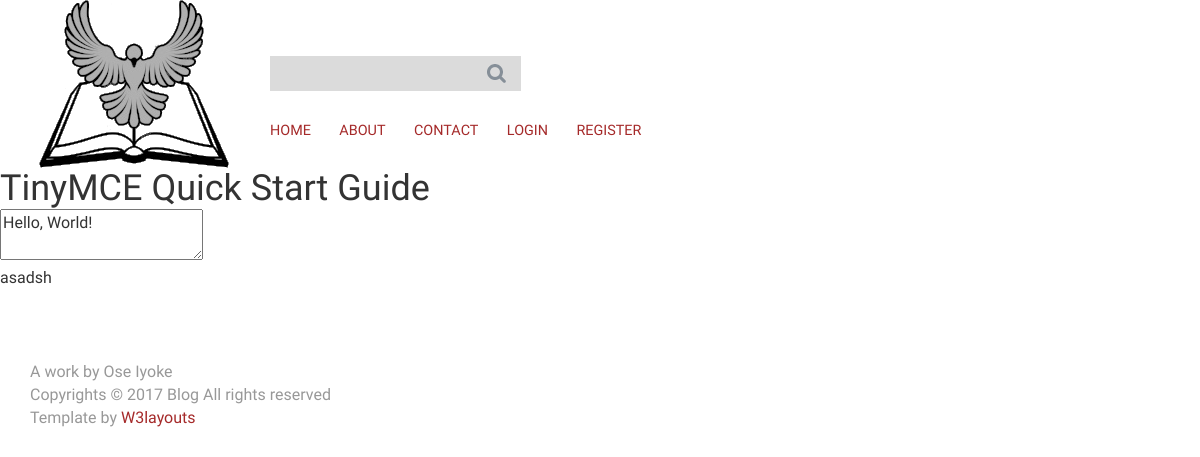
Page /detail/bolino/ on the earlier database version.
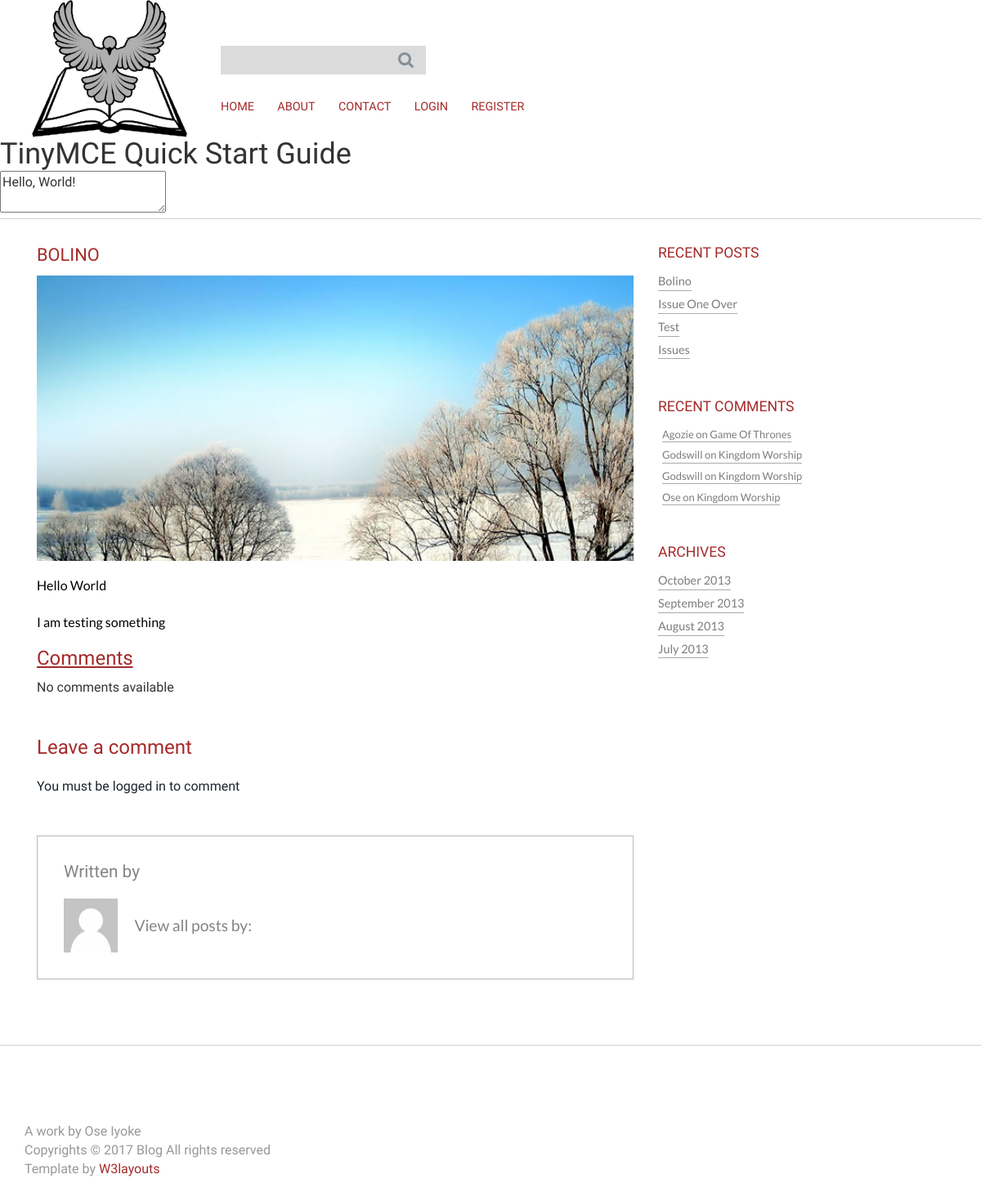
Same page on the later database version.
### blog/models.py (models this page shows, shortened)
class Post(models.Model):
    author = models.ForeignKey('auth.User',null=True)
    title = models.CharField(max_length=150)
    pub_date = models.DateTimeField(default=timezone.now())
    text = models.TextField()
    likes = models.IntegerField(default=0)
    views = models.IntegerField(default=0)
    slug = models.SlugField(unique=True)
    email = models.EmailField(max_length=50, default='kingdom@gmail.com')
    def __str__(self):
        return self.title

class Comment(models.Model):
    commenter = models.ForeignKey('auth.User')
    email = models.EmailField(max_length=50)
    post = models.ForeignKey(Post)
    created_on = models.DateTimeField(default=timezone.now())
    text = tinymce_models.HTMLField()

### blog/views.py (the view)
# urls.py: url(r'^detail/(?P<post_slug>[\w\-]+)/$', views.detail, name='detail'),
def detail(request, post_slug):
    try:
        post = Post.objects.get(slug=post_slug)
        comments = Comment.objects.filter(post=post)
    except Post.DoesNotExist:
        post = None
        comments = None
    form = CommentForm(request.POST or None)
    if form.is_valid():
        comment = form.save(commit=False)
        comment.post = post
        if request.user.is_authenticated():
            comment.commenter = request.user
            comment.email = request.user.email
            comment.created_on = timezone.now()
            comment.save()
        return redirect(request.path)
    else:
        print('girl')
    recent_comments()
    recent_posts()
    context = {'post':post,'form':form,'comments':comments,'recent_comments':recent_comments,'recent_posts':recent_posts}
    return render(request, 'blog/detail.html',context)

### blog/forms.py
class CommentForm(forms.ModelForm):
    text = forms.CharField(help_text='Enter a Comment',widget=TinyMCE(attrs={'cols': 80, 'rows': 30}))
    name = forms.CharField(widget=forms.HiddenInput(), initial="User")
    created_on = forms.DateTimeField(widget=forms.HiddenInput(), initial=timezone.now())
    email = forms.CharField(widget=forms.HiddenInput(), initial="default@gmail.com")
    post = forms.CharField(widget=forms.HiddenInput(),initial="Post")
    class Meta:
        model = Comment
        fields = ('text',)

### blog/views.py (called while the page is built)
def recent_comments():
    recent_comments = Comment.objects.all().filter(created_on__lte=timezone.now()).order_by('-created_on')[:4]
    return recent_comments

def recent_posts():
    recent_posts = Post.objects.all().filter(pub_date__lte=timezone.now()).order_by('-pub_date')[:4]
    return recent_posts

### templates/blog/detail.html (shortened to what this page needs)
{% extends 'blog/base.html' %}
{% load staticfiles %}
	{% block body_block %}
	<h1>TinyMCE Quick Start Guide</h1>
	<form method='post'>
		<textarea id = 'mytextarea'>Hello, World!</textarea>
	</form>
	{% if post %}
		<div class="single">
			 <div class="container">
				  <div class="col-md-8 single-main">
					  <div class="single-grid">
							<h4><a href="{% url 'blog:detail' post.slug %}">{{ post.title|safe }}</a></h4>
							<img src="{% static 'images/post1.jpg' %}" alt=""/>
							<p>{{ post.text|safe }}</p>
					  </div>
						<div class="comments">
							<h2><u>Comments</u></h2>
								{% if comments %}
									{% for comment in comments %}
									<h3>~{{ comment.commenter.first_name|title}} {{comment.commenter.last_name|title }}</h3>
									<ul>
										<li>
												{{ comment.text|safe }}
										</</li><br>
									</ul>
									<span class="hidden-xs"style="margin-left:70%;, font-family:Arial">Published: {{ comment.created_on }}</span >
									{% if comment.commenter == request.user  or user.is_superuser %}
											<a href="{% url 'blog:delete_comment' comment.id %}"><button style="margin-left:90%;,line-height: .9;color: red;, font-family:Arial;" type="button" name="button">Delete</button></a>
									{% endif %}
									{% endfor %}
								{% else %}
									No comments available
								{% endif %}
						</div>
					  <div class="content-form">
							 <h3>Leave a comment</h3>
							 {% if user.is_authenticated %}
								<form id="comment_form" action="{% url 'blog:detail' post.slug %}" method="post">
									{% csrf_token %}
										{% for hidden in form.hidden_fields %}
												{{ hidden }}
										{% endfor %}
										{% for field in form.visible_fields %}
											{{ field.errors }}
											{{ field }}<br/><br/>
										{% endfor %}
										<input class="btn btn-primary" type="submit" name="submit" value="submit">
								</form>
								{% else %}
								<a href="{% url 'blog:handle_login' %}">You must be logged in to comment</a>
								{% endif %}
								 </div>
						 <ul class="comment-list " >
					  		   <h5 class="post-author_head">Written by <a href="#" title="Posts by admin" rel="author">{{ post.author.first_name|title }}  {{ post.author.last_name|title }}</a></h5>
					  		   <li><img src="{% static 'images/avatar.png' %}" class="img-responsive" alt="">
					  		   <div class="desc">
					  		   <p>View all posts by: <a href="#" title="Posts by admin" rel="author">{{ post.author.first_name|title }}  {{ post.author.last_name|title }}</a></p>
					  		   </div>
					  		   <div class="clearfix"></div>
					  		   </li>
					  	  </ul>
				  </div>
					<div class="col-md-4 side-content">
						<div class="recent">
 						 <h3>RECENT POSTS</h3>
 						 {% if recent_posts %}
 						 <ul>
 							 {% for post in recent_posts %}
 						 <li><a href="{% url 'blog:detail' post.slug %}">{{post.title|title }}</a></li>
 						 {% endfor %}
 						 </ul>
 						 {% else %}
 					 <li><a href="#">No post has been posted</a></li>
 						 {% endif %}
 					 </div>
 					 <div class="comments">
 						 <h3>RECENT COMMENTS</h3>
 						 {% if recent_comments %}
 						 <ul>
 							 {% for comment in recent_comments %}
 						 <li><a href="{% url 'blog:detail' comment.post.slug %}">{{comment.commenter|title}} on {{comment.post|title}}</a></li>
 							{% endfor %}
 						 </ul>
 						 {% else %}
 						 <li><a href="#">No comments at the moment</a></li>
 						 {% endif %}
 					 </div>
					 <div class="archives">
						 <h3>ARCHIVES</h3>
						 <ul>
						 <li><a href="#">October 2013</a></li>
						 <li><a href="#">September 2013</a></li>
						 <li><a href="#">August 2013</a></li>
						 <li><a href="#">July 2013</a></li>
						 </ul>
					 </div>
					</div>
					  <div class="clearfix"></div>
				  </div>
			  </div>
		{% else %}
		asadsh
		{% endif %}
		{% endblock %}

### templates/blog/base.html (shortened to what this page needs)
{% load staticfiles %}
<!DOCTYPE HTML>
<html>
<head>
	<link href="{% static 'css/bootstrap.css' %}" rel='stylesheet' type='text/css' />
	<link href="{% static 'css/style.css' %}" rel='stylesheet' type='text/css' />
</head>
 <div class="container">
  <div class="header">
  		  <div class="logo">
    			  <a href="{% url 'blog:index' %}"><img src="{% static 'images/dove_edit.png' %}" title="" /></a>
  		  </div>
  			 <div class="top-menu top-menu-danger">
  				 <div class="search">
  					 <form>
  					 <input type="text" placeholder="" required="">
  					 <input type="submit" value=""/>
  					 </form>
  				 </div>
  				   <ul>
  						<li class="active"><a href="{% url 'blog:index' %}">HOME</a></li>
  						<li><a href="{% url 'blog:about' %}">ABOUT</a></li>
  						<li><a href="{% url 'blog:contact' %}">CONTACT</a></li>
              {% if user.is_authenticated %}
              <li><a href="{% url 'blog:handle_logout' %}">Logout</a></li>
              <li><p>Hey {{user.first_name}}</p></li>
              {% else %}
              <li><a href="{% url 'blog:handle_login' %}">LOGIN</a></li>
  						<li><a href="{% url 'blog:register' %}">REGISTER</a></li>
              {% endif %}
  				 </ul>
  			 </div>
  			 <div class="clearfix"></div>
  	 </div>
  </div>
  <body>
  {% block body_block %}
  {% endblock %}
</body>
<br><br>
<div class="footer">
   <div class="container">
   <p>A work by Ose Iyoke</p> <p>Copyrights © 2017 Blog All rights reserved <br> Template by <a href="http://w3layouts.com/">W3layouts</a></p>
   </div>
</div>

### static/css/style.css (style rules this page uses)
html, body { font-size: 100%; background-size:cover; font-family: 'Oswald', sans-serif; }
body a { transition: 0.5s all ease; -webkit-transition: 0.5s all ease; -moz-transition: 0.5s all ease; -o-transition: 0.5s all ease; -ms-transition: 0.5s all ease; }
h1,h2,h3,h4,h5,h6 { margin:0; }
p { margin:0; }
ul,label { margin:0; padding:0; }
.logo { float:left; margin-right:2em; }
.top-menu { float:left; width:40%; margin-top:3.5em; }
.search { width: 55%; position:relative; }
.search form { border: 1px solid #dbdbdb; background:#dbdbdb; }
.search form input[type="text"] { padding: 5px 6px; font-weight: 400; font-size: 1em; color: #fff; border: none; outline: none; font-family: 'Oswald', sans-serif; width: 87%; background:#dbdbdb; }
.search form input[type="submit"] { background: url('../images/search.png')no-repeat 0px 0px; width: 20px; height: 20px; border: none; cursor: pointer; outline: none; position: absolute; top:23%; }
.top-menu ul { margin-top:1em; }
.top-menu ul li { display: inline-block; }
.top-menu ul li a { margin:1em 1.7em 1em 0em; display: block; color: #4a5054; font-weight: 400; font-size: 0.9em; text-decoration: none; transition: 0.5s all; -webkit-transition: 0.5s all; -moz-transition: 0.5s all; -o-transition: 0.5s all; }
.top-menu ul li a { margin:1em 1.7em 1em 0em; display: block; color: #a52a2a; font-weight: 400; font-size: 0.9em; text-decoration: none; transition: 0.5s all; -webkit-transition: 0.5s all; -moz-transition: 0.5s all; -o-transition: 0.5s all; }
.top-menu ul li a:hover,.top-menu ul li.active a { color:#a52a2a; }
.content,.about-content,.contact-content,.single { border-top:1px solid #d2d2d2; border-bottom:1px solid #d2d2d2; }
.recent,.comments,.archives { margin-bottom:3em; }
.recent h3,.comments h3,.archives h3,.categories h3 { color:#a52a2a; font-size:1.1em; margin-bottom:0.5em; }
.comments h2 { color:#a52a2a; font-size:1.5em; margin-bottom:0.5em; }
.recent ul li,.comments ul li,.archives ul li,.categories ul li { display:block; }
.recent li a,.comments ul li a,.archives ul li a,.categories ul li a { color:#7C7C7C; border-bottom:1px solid #a6aaae; font-family: 'Lato', sans-serif; font-size: 0.9em; text-decoration: none; padding: 6px 0 0 0; display:inline-block; font-weight: 400; }
.comments ul li { color:#7C7C7C; font-size: 0.9em; border-bottom:none; margin:0 5px; font-family: 'Lato', sans-serif; }
.footer { padding:3em 0; }
.footer p { color:#989898; font-size:1em; }
.footer p a { color:#a52a2a; }
.about-content,.contact-content,.single { padding:2em 0; }
.single-grid p { font-family: 'Lato', sans-serif; color: #000000; font-size: 1em; line-height: 1.8em; margin:1em 0; text-align:justify; }
.single-grid h4 { color:#afafaf; font-family: 'Lato', sans-serif; font-size:0.8em; margin-bottom:1em; }
.single-grid h4 a { font-size:1.7em; color:#a52a2a; margin-right:0.7em; display:inline-block; text-decoration:none; font-family: 'Oswald', sans-serif; font-weight:400; text-transform:uppercase; }
.single-grid img { width:100%; }
ul.comment-list { border: 1px solid #BAB6B6; padding: 2em; margin: 3em 0; list-style: none; }
h5.post-author_head { font-size: 1.3em; color: #848484; margin: 0 0 1em; }
ul.comment-list img { float: left; width: 10%; margin-right: 20px; }
.desc p { font-size: 1.2em; color: #848484; margin-top: 1em; display: inline-block; font-family: 'Lato', sans-serif; }
.content-form h3 { color: #a52a2a; margin-bottom: 1em; text-decoration: none; display: block; font-family: 'Oswald', sans-serif; }

Differences in the rows shown:
added Post: title "BOLINO", text "Hello World I am testing something", title "Bolino"
added Post: title "Issue One Over"
added Post: title "Test"
now on this page (row unchanged): Post: title "Issues"
added Comment: commenter "Agozie", post "Game Of Thrones"
now on this page (row unchanged): Comment: commenter "Godswill", post "Kingdom Worship"
now on this page (row unchanged): Comment: commenter "Godswill", post "Kingdom Worship"
now on this page (row unchanged): Comment: commenter "Ose", post "Kingdom Worship"
Other differences:
text no longer shown: "asadsh"
text now shown: "Comments No comments available Leave a comment You must be logged in to comment Written by View all posts by: RECENT POSTS RECENT COMMENTS ARCHIVES October 2013 September 2013 August 2013 July 2013"
